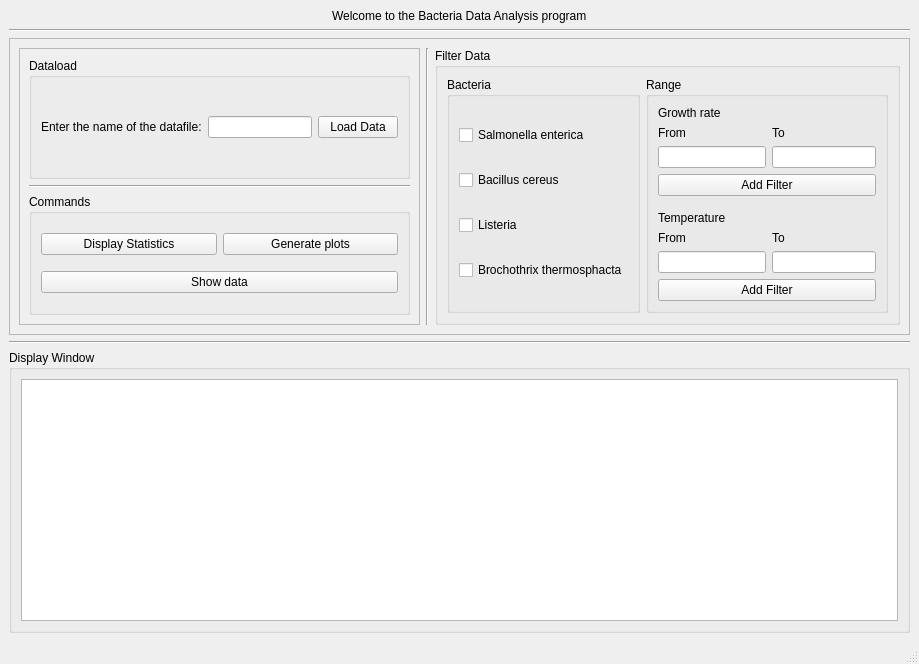
<?xml version="1.0" encoding="UTF-8"?>
<ui version="4.0">
 <class>MainWindow</class>
 <widget class="QMainWindow" name="MainWindow">
  <property name="geometry">
   <rect>
    <x>0</x>
    <y>0</y>
    <width>919</width>
    <height>664</height>
   </rect>
  </property>
  <property name="windowTitle">
   <string>Bacteria Data Analysis</string>
  </property>
  <widget class="QWidget" name="centralwidget">
   <layout class="QVBoxLayout" name="verticalLayout">
    <item alignment="Qt::AlignHCenter">
     <widget class="QLabel" name="welcome_label">
      <property name="text">
       <string>Welcome to the Bacteria Data Analysis program</string>
      </property>
     </widget>
    </item>
    <item>
     <widget class="Line" name="line">
      <property name="orientation">
       <enum>Qt::Horizontal</enum>
      </property>
     </widget>
    </item>
    <item>
     <widget class="QFrame" name="frame">
      <property name="frameShape">
       <enum>QFrame::StyledPanel</enum>
      </property>
      <property name="frameShadow">
       <enum>QFrame::Raised</enum>
      </property>
      <layout class="QHBoxLayout" name="horizontalLayout">
       <item>
        <widget class="QFrame" name="command_frame">
         <property name="frameShape">
          <enum>QFrame::StyledPanel</enum>
         </property>
         <property name="frameShadow">
          <enum>QFrame::Raised</enum>
         </property>
         <layout class="QVBoxLayout" name="verticalLayout_3">
          <item>
           <widget class="QGroupBox" name="dataload_box">
            <property name="title">
             <string>Dataload</string>
            </property>
            <layout class="QHBoxLayout" name="horizontalLayout_2">
             <item>
              <widget class="QLabel" name="dataload_label">
               <property name="text">
                <string>Enter the name of the datafile:</string>
               </property>
              </widget>
             </item>
             <item>
              <widget class="QLineEdit" name="dataload_input">
               <property name="text">
                <string/>
               </property>
              </widget>
             </item>
             <item>
              <widget class="QPushButton" name="dataload_btn">
               <property name="text">
                <string>Load Data</string>
               </property>
              </widget>
             </item>
            </layout>
           </widget>
          </item>
          <item>
           <widget class="Line" name="line_5">
            <property name="orientation">
             <enum>Qt::Horizontal</enum>
            </property>
           </widget>
          </item>
          <item>
           <widget class="QGroupBox" name="command_box">
            <property name="title">
             <string>Commands</string>
            </property>
            <layout class="QGridLayout" name="gridLayout">
             <item row="0" column="0">
              <widget class="QPushButton" name="stat_btn">
               <property name="text">
                <string>Display Statistics</string>
               </property>
              </widget>
             </item>
             <item row="0" column="1">
              <widget class="QPushButton" name="plot_btn">
               <property name="text">
                <string>Generate plots</string>
               </property>
              </widget>
             </item>
             <item row="1" column="0" colspan="2">
              <widget class="QPushButton" name="showdata_btn">
               <property name="text">
                <string>Show data</string>
               </property>
              </widget>
             </item>
            </layout>
           </widget>
          </item>
         </layout>
        </widget>
       </item>
       <item>
        <widget class="Line" name="line_3">
         <property name="orientation">
          <enum>Qt::Vertical</enum>
         </property>
        </widget>
       </item>
       <item>
        <widget class="QGroupBox" name="filterdata_box">
         <property name="title">
          <string>Filter Data</string>
         </property>
         <layout class="QHBoxLayout" name="horizontalLayout_4">
          <item>
           <widget class="QGroupBox" name="bacteria_box">
            <property name="title">
             <string>Bacteria</string>
            </property>
            <layout class="QVBoxLayout" name="verticalLayout_2">
             <item>
              <widget class="QCheckBox" name="bac1_chk">
               <property name="text">
                <string>Salmonella enterica</string>
               </property>
              </widget>
             </item>
             <item>
              <widget class="QCheckBox" name="bac2_chk">
               <property name="text">
                <string>Bacillus cereus</string>
               </property>
              </widget>
             </item>
             <item>
              <widget class="QCheckBox" name="bac3_chk">
               <property name="text">
                <string>Listeria</string>
               </property>
              </widget>
             </item>
             <item>
              <widget class="QCheckBox" name="bac4_chk">
               <property name="text">
                <string>Brochothrix thermosphacta</string>
               </property>
              </widget>
             </item>
            </layout>
           </widget>
          </item>
          <item>
           <widget class="QGroupBox" name="range_box">
            <property name="title">
             <string>Range</string>
            </property>
            <layout class="QFormLayout" name="formLayout">
             <property name="fieldGrowthPolicy">
              <enum>QFormLayout::AllNonFixedFieldsGrow</enum>
             </property>
             <item row="2" column="0">
              <widget class="QLabel" name="growth_label">
               <property name="text">
                <string>Growth rate</string>
               </property>
              </widget>
             </item>
             <item row="4" column="0">
              <widget class="QLabel" name="growthfrom_label">
               <property name="text">
                <string>From</string>
               </property>
              </widget>
             </item>
             <item row="4" column="1">
              <widget class="QLabel" name="growthto_label">
               <property name="text">
                <string>To</string>
               </property>
              </widget>
             </item>
             <item row="5" column="0">
              <widget class="QLineEdit" name="growthfrom_input"/>
             </item>
             <item row="5" column="1">
              <widget class="QLineEdit" name="growthto_input"/>
             </item>
             <item row="6" column="0" colspan="2">
              <widget class="QPushButton" name="growth_btn">
               <property name="text">
                <string>Add Filter</string>
               </property>
              </widget>
             </item>
             <item row="8" column="0">
              <widget class="QLabel" name="temp_label">
               <property name="text">
                <string>Temperature</string>
               </property>
              </widget>
             </item>
             <item row="9" column="0">
              <widget class="QLabel" name="tempfrom_label">
               <property name="text">
                <string>From</string>
               </property>
              </widget>
             </item>
             <item row="9" column="1">
              <widget class="QLabel" name="tempto_label">
               <property name="text">
                <string>To</string>
               </property>
              </widget>
             </item>
             <item row="10" column="0">
              <widget class="QLineEdit" name="tempfrom_input"/>
             </item>
             <item row="10" column="1">
              <widget class="QLineEdit" name="tempto_input"/>
             </item>
             <item row="11" column="0" colspan="2">
              <widget class="QPushButton" name="tempBtn">
               <property name="text">
                <string>Add Filter</string>
               </property>
              </widget>
             </item>
             <item row="7" column="0">
              <widget class="Line" name="line_4">
               <property name="orientation">
                <enum>Qt::Horizontal</enum>
               </property>
              </widget>
             </item>
            </layout>
           </widget>
          </item>
         </layout>
        </widget>
       </item>
      </layout>
     </widget>
    </item>
    <item>
     <widget class="Line" name="line_2">
      <property name="orientation">
       <enum>Qt::Horizontal</enum>
      </property>
     </widget>
    </item>
    <item>
     <widget class="QGroupBox" name="display_box">
      <property name="title">
       <string>Display Window</string>
      </property>
      <layout class="QHBoxLayout" name="horizontalLayout_5">
       <item>
        <widget class="QColumnView" name="columnView"/>
       </item>
      </layout>
     </widget>
    </item>
   </layout>
  </widget>
  <widget class="QMenuBar" name="menubar">
   <property name="geometry">
    <rect>
     <x>0</x>
     <y>0</y>
     <width>919</width>
     <height>21</height>
    </rect>
   </property>
  </widget>
  <widget class="QStatusBar" name="statusbar"/>
 </widget>
 <resources/>
 <connections/>
</ui>
